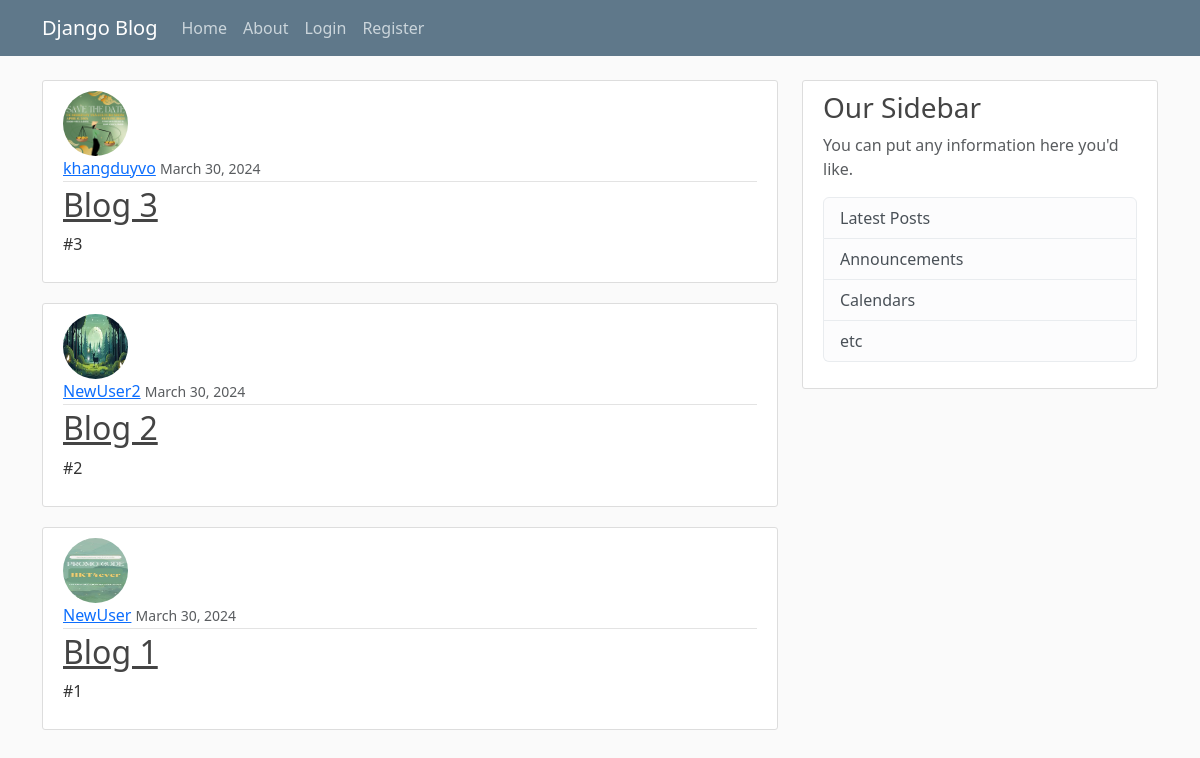
The app's page /, older data.
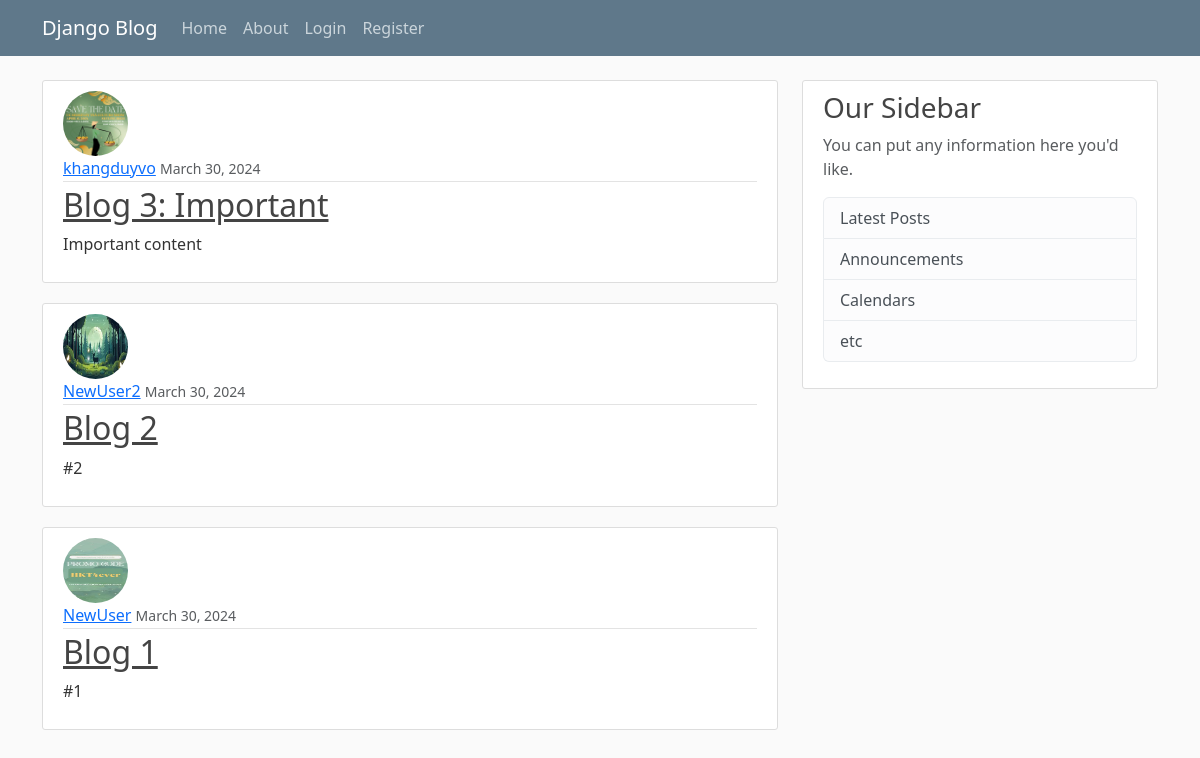
The same page, newer data.
### blog/models.py (models this page shows, shortened)
class Post(models.Model):
    title = models.CharField(max_length=100)
    content = models.TextField()
    date_posted = models.DateTimeField(default=timezone.now)
    author = models.ForeignKey(User, on_delete=models.CASCADE)

### users/models.py (models this page shows, shortened)
class Profile(models.Model):
    user = models.OneToOneField(User, on_delete=models.CASCADE)
    """
    CASCADE: if delete user, delete profile
    if delete profile, user still exist
    """
    image = models.ImageField(default='default.jpg', upload_to='profile_pics')

### blog/views.py (the view)
# urls.py: path('', PostListView.as_view(), name='blog-home'),
class PostListView(ListView):
    model = Post
    template_name = 'blog/home.html'  # <app>/<model>_<viewtype>.html
    context_object_name = 'posts'
    ordering = ['-date_posted']
    paginate_by = 5

### blog/templates/blog/home.html (shortened to what this page needs)
{% extends "blog/base.html" %}
{% block content %}
{% for post in posts %}
<article class="media content-section">
    <img class="rounded-circle article-img" src="{{ post.author.profile.image.url }}">
    <div class="media-body">
        <div class="article-metadata">
            <a class="mr-2" href="#">{{ post.author }}</a>
            <small class="text-muted">{{ post.date_posted|date:"F d, Y" }}</small>
        </div>
        <h2>
            <a class="article-title" href="{% url 'post-detail' post.id %}">{{ post.title }}</a>
        </h2>
        <p class="article-content">{{ post.content }}</p>
    </div>
</article>
{% endfor %}
{% endblock content %}

### blog/templates/blog/base.html (shortened to what this page needs)
{% load static %}
<!DOCTYPE html>
<html lang="en">
<head>
    <link href="https://cdn.jsdelivr.net/npm/bootstrap@5.3.3/dist/css/bootstrap.min.css" rel="stylesheet"
>
    <link rel="stylesheet" type="text/css" href="{% static 'blog/main.css' %}">
</head>
<body>
    <header class="site-header">
        <nav class="navbar navbar-expand-md navbar-dark bg-steel fixed-top">
            <div class="container">
                <a class="navbar-brand mr-4" href="{% url 'blog-home' %}">Django Blog</a>
                <div class="collapse navbar-collapse" id="navbarToggle">
                    <div class="navbar-nav mr-auto">
                        <a class="nav-item nav-link" href="{% url 'blog-home' %}">Home</a>
                        <a class="nav-item nav-link" href="{% url 'blog-about' %}">About</a>
                    </div>
                    <div class="navbar-nav">
                        {% if user.is_authenticated %}
                        <a class="nav-item nav-link" href="{% url 'post-create' %}">New Post</a>
                        <a class="nav-item nav-link" href="{% url 'find_friends' %}">Find Friends</a>
                        <a class="nav-item nav-link" href="{% url 'profile' %}">Profile</a>
                        <form action="{% url 'logout' %}" method="post">
                            {% csrf_token %}
                            <button class="btn btn-primary btn-sm mt-1 mb-1" type="submit"> Logout</button>
                        </form>
                        {% else %}
                        <a class="nav-item nav-link" href="{% url 'login' %}">Login</a>
                        <a class="nav-item nav-link" href="{% url 'register' %}">Register</a>
                        {% endif %}
                    </div>
                </div>
            </div>
        </nav>
    </header>
    <main role="main" class="container">
        <div class="row">
            <div class="col-md-8">
                {% block content %}{% endblock %}
            </div>
            <div class="col-md-4">
                <div class="content-section">
                    <h3>Our Sidebar</h3>
                    <p class='text-muted'>
                        You can put any information here you'd like.
                    <ul class="list-group">
                        <li class="list-group-item list-group-item-light">Latest Posts</li>
                        <li class="list-group-item list-group-item-light">Announcements</li>
                        <li class="list-group-item list-group-item-light">Calendars</li>
                        <li class="list-group-item list-group-item-light">etc</li>
                    </ul>
                    </p>
                </div>
            </div>
        </div>
    </main>
</body>
</html>

### blog/static/blog/main.css (style rules this page uses)
body { background: #fafafa; color: #333333; margin-top: 5rem; }
h1, h2, h3, h4, h5, h6 { color: #444444; }
ul { margin: 0; }
.bg-steel { background-color: #5f788a; }
.site-header .navbar-nav .nav-link { color: #cbd5db; }
.content-section { background: #ffffff; padding: 10px 20px; border: 1px solid #dddddd; border-radius: 3px; margin-bottom: 20px; }
.article-title { color: #444444; }
.article-content { white-space: pre-line; }
.article-img { height: 65px; width: 65px; margin-right: 16px; }
.article-metadata { padding-bottom: 1px; margin-bottom: 4px; border-bottom: 1px solid #e3e3e3 }

Row changes from the older to the newer data that the page shows:
changed Post "khangduyvo": title "Blog 3" → "Blog 3: Important"; content "#3" → "Important content"
